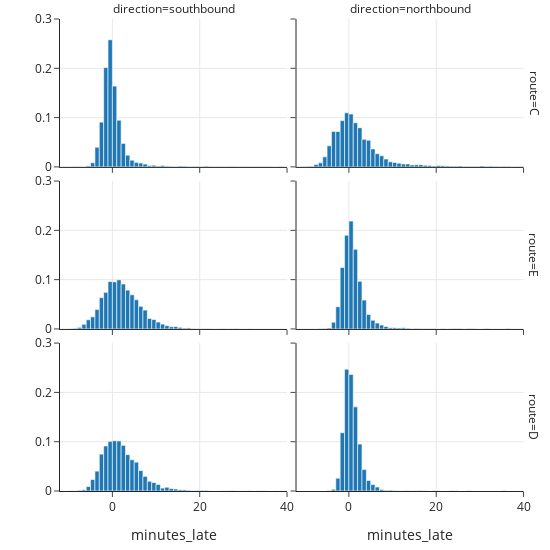

Notebook cell for this chart:
### Markdown cell above
# Exploring Bus Times

We learned a lot about the data as we cleaned and simplified it, but before we begin to model wait time, we want to dig deeper to better understand the phenomena of bus lateness. We have narrowed our focus to the bus activity at one stop (Third Avenue and Pike Street) over a two-month period. And, we saw that the distribution of the lateness of a bus is skewed to the right with some buses being very late indeed. In this exploratory phase, we might ask:

+ Does the distribution of lateness look the same for all three bus lines?
+ Does it matter whether the bus is traveling north- or south-bound?
+ How does the time of day relate to how late the bus is?
+ Are the buses scheduled to arrive at regular intervals throughout the day? 

Answering these questions helps us better determine how to model. 

Recall from {numref}`Chapter %s <ch:modeling>` that we found the median time a bus was late was 3/4 of a minute. But, this doesn't match the median we calculated for all bus routes and directions (1/2 a minute). Could that be due to the focus on northbound line C buses in that chapter? We can look at histograms of lateness for each of the six combinations of bus line and direction, and these histograms also address the first two questions of our exploratory phase.

### Code cell
fig = px.histogram(bus, x='minutes_late',
                   histnorm='probability density',
                   nbins = 200,
                facet_row='route', facet_col='direction',
                width=550, height=550)

fig.update_xaxes(range=[-12, 40])
fig.update_yaxes(range=[0, 0.3], 
                 title="")

fig.show()

### Figure 1 — Plotly figure (JSON) as saved in the notebook; plotly's stock layout.template omitted (floating-point values rounded to 4 significant figures; data arrays with more than 128 entries replaced by an {"elided": "..."} marker saying what was removed)
{"data": [{"alignmentgroup": "True", "bingroup": "x", "histnorm": "probability density", "hovertemplate": "route=C<br>direction=southbound<br>minutes_late=%{x}<br>probability density=%{y}<extra></extra>", "legendgroup": "", "marker": {"color": "#1F77B4", "pattern": {"shape": ""}}, "name": "", "nbinsx": 200, "offsetgroup": "", "orientation": "v", "showlegend": false, "type": "histogram", "x": {"elided": "6551 float values"}, "xaxis": "x5", "yaxis": "y5"}, {"alignmentgroup": "True", "bingroup": "x", "histnorm": "probability density", "hovertemplate": "route=C<br>direction=northbound<br>minutes_late=%{x}<br>probability density=%{y}<extra></extra>", "legendgroup": "", "marker": {"color": "#1F77B4", "pattern": {"shape": ""}}, "name": "", "nbinsx": 200, "offsetgroup": "", "orientation": "v", "showlegend": false, "type": "histogram", "x": {"elided": "6677 float values"}, "xaxis": "x6", "yaxis": "y6"}, {"alignmentgroup": "True", "bingroup": "x", "histnorm": "probability density", "hovertemplate": "route=E<br>direction=southbound<br>minutes_late=%{x}<br>probability density=%{y}<extra></extra>", "legendgroup": "", "marker": {"color": "#1F77B4", "pattern": {"shape": ""}}, "name": "", "nbinsx": 200, "offsetgroup": "", "orientation": "v", "showlegend": false, "type": "histogram", "x": {"elided": "6221 float values"}, "xaxis": "x3", "yaxis": "y3"}, {"alignmentgroup": "True", "bingroup": "x", "histnorm": "probability density", "hovertemplate": "route=E<br>direction=northbound<br>minutes_late=%{x}<br>probability density=%{y}<extra></extra>", "legendgroup": "", "marker": {"color": "#1F77B4", "pattern": {"shape": ""}}, "name": "", "nbinsx": 200, "offsetgroup": "", "orientation": "v", "showlegend": false, "type": "histogram", "x": {"elided": "6289 float values"}, "xaxis": "x4", "yaxis": "y4"}, {"alignmentgroup": "True", "bingroup": "x", "histnorm": "probability density", "hovertemplate": "route=D<br>direction=southbound<br>minutes_late=%{x}<br>probability density=%{y}<extra></extra>", "legendgroup": "", "marker": {"color": "#1F77B4", "pattern": {"shape": ""}}, "name": "", "nbinsx": 200, "offsetgroup": "", "orientation": "v", "showlegend": false, "type": "histogram", "x": {"elided": "6546 float values"}, "xaxis": "x", "yaxis": "y"}, {"alignmentgroup": "True", "bingroup": "x", "histnorm": "probability density", "hovertemplate": "route=D<br>direction=northbound<br>minutes_late=%{x}<br>probability density=%{y}<extra></extra>", "legendgroup": "", "marker": {"color": "#1F77B4", "pattern": {"shape": ""}}, "name": "", "nbinsx": 200, "offsetgroup": "", "orientation": "v", "showlegend": false, "type": "histogram", "x": {"elided": "6633 float values"}, "xaxis": "x2", "yaxis": "y2"}], "layout": {"annotations": [{"font": {}, "showarrow": false, "text": "direction=southbound", "x": 0.24, "xanchor": "center", "xref": "paper", "y": 1.0, "yanchor": "bottom", "yref": "paper"}, {"font": {}, "showarrow": false, "text": "direction=northbound", "x": 0.74, "xanchor": "center", "xref": "paper", "y": 1.0, "yanchor": "bottom", "yref": "paper"}, {"font": {}, "showarrow": false, "text": "route=D", "textangle": 90, "x": 0.98, "xanchor": "left", "xref": "paper", "y": 0.1567, "yanchor": "middle", "yref": "paper"}, {"font": {}, "showarrow": false, "text": "route=E", "textangle": 90, "x": 0.98, "xanchor": "left", "xref": "paper", "y": 0.5, "yanchor": "middle", "yref": "paper"}, {"font": {}, "showarrow": false, "text": "route=C", "textangle": 90, "x": 0.98, "xanchor": "left", "xref": "paper", "y": 0.8433, "yanchor": "middle", "yref": "paper"}], "barmode": "relative", "height": 550, "legend": {"tracegroupgap": 0}, "width": 550, "xaxis": {"anchor": "y", "domain": [0, 0.48], "range": [-12, 40], "title": {"text": "minutes_late"}, "type": "linear"}, "xaxis2": {"anchor": "y2", "domain": [0.5, 0.98], "matches": "x", "range": [-12, 40], "title": {"text": "minutes_late"}, "type": "linear"}, "xaxis3": {"anchor": "y3", "domain": [0, 0.48], "matches": "x", "range": [-12, 40], "showticklabels": false, "type": "linear"}, "xaxis4": {"anchor": "y4", "domain": [0.5, 0.98], "matches": "x", "range": [-12, 40], "showticklabels": false, "type": "linear"}, "xaxis5": {"anchor": "y5", "domain": [0, 0.48], "matches": "x", "range": [-12, 40], "showticklabels": false, "type": "linear"}, "xaxis6": {"anchor": "y6", "domain": [0.5, 0.98], "matches": "x", "range": [-12, 40], "showticklabels": false, "type": "linear"}, "yaxis": {"anchor": "x", "domain": [0, 0.3133], "range": [0, 0.3], "title": {"text": ""}}, "yaxis2": {"anchor": "x2", "domain": [0, 0.3133], "matches": "y", "range": [0, 0.3], "showticklabels": false, "title": {"text": ""}}, "yaxis3": {"anchor": "x3", "domain": [0.3433, 0.6567], "matches": "y", "range": [0, 0.3], "title": {"text": ""}}, "yaxis4": {"anchor": "x4", "domain": [0.3433, 0.6567], "matches": "y", "range": [0, 0.3], "showticklabels": false, "title": {"text": ""}}, "yaxis5": {"anchor": "x5", "domain": [0.6867, 1.0], "matches": "y", "range": [0, 0.3], "title": {"text": ""}}, "yaxis6": {"anchor": "x6", "domain": [0.6867, 1.0], "matches": "y", "range": [0, 0.3], "showticklabels": false, "title": {"text": ""}}}}
